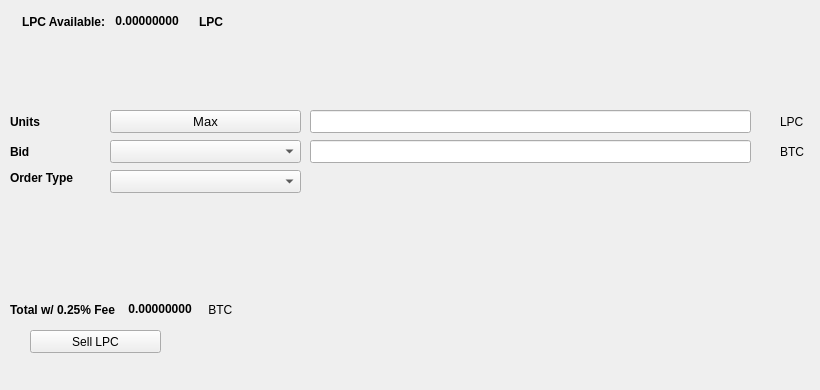
   <widget class="QWidget" name="SellTab">
    <attribute name="title">
     <string>Sell</string>
    </attribute>
    <widget class="QLabel" name="label_16">
     <property name="geometry">
      <rect>
       <x>780</x>
       <y>140</y>
       <width>31</width>
       <height>23</height>
      </rect>
     </property>
     <property name="text">
      <string>BTC</string>
     </property>
    </widget>
    <widget class="QComboBox" name="SellBidcomboBox">
     <property name="geometry">
      <rect>
       <x>110</x>
       <y>140</y>
       <width>191</width>
       <height>23</height>
      </rect>
     </property>
     <property name="font">
      <font>
       <pointsize>10</pointsize>
      </font>
     </property>
    </widget>
    <widget class="QLabel" name="label_18">
     <property name="geometry">
      <rect>
       <x>10</x>
       <y>110</y>
       <width>46</width>
       <height>23</height>
      </rect>
     </property>
     <property name="font">
      <font>
       <weight>75</weight>
       <bold>true</bold>
      </font>
     </property>
     <property name="text">
      <string>Units</string>
     </property>
    </widget>
    <widget class="QPushButton" name="Sell_Max_Amount">
     <property name="geometry">
      <rect>
       <x>110</x>
       <y>110</y>
       <width>191</width>
       <height>23</height>
      </rect>
     </property>
     <property name="font">
      <font>
       <pointsize>10</pointsize>
      </font>
     </property>
     <property name="text">
      <string>Max</string>
     </property>
    </widget>
    <widget class="QLabel" name="label_20">
     <property name="geometry">
      <rect>
       <x>10</x>
       <y>170</y>
       <width>91</width>
       <height>16</height>
      </rect>
     </property>
     <property name="font">
      <font>
       <weight>75</weight>
       <bold>true</bold>
      </font>
     </property>
     <property name="text">
      <string>Order Type</string>
     </property>
    </widget>
    <widget class="QComboBox" name="SellOrdertypeCombo">
     <property name="geometry">
      <rect>
       <x>110</x>
       <y>170</y>
       <width>191</width>
       <height>23</height>
      </rect>
     </property>
     <property name="font">
      <font>
       <pointsize>10</pointsize>
      </font>
     </property>
    </widget>
    <widget class="QLabel" name="label_21">
     <property name="geometry">
      <rect>
       <x>10</x>
       <y>140</y>
       <width>46</width>
       <height>23</height>
      </rect>
     </property>
     <property name="font">
      <font>
       <weight>75</weight>
       <bold>true</bold>
      </font>
     </property>
     <property name="text">
      <string>Bid</string>
     </property>
    </widget>
    <widget class="QLabel" name="label_22">
     <property name="geometry">
      <rect>
       <x>780</x>
       <y>110</y>
       <width>31</width>
       <height>23</height>
      </rect>
     </property>
     <property name="text">
      <string>LPC</string>
     </property>
    </widget>
    <widget class="QLineEdit" name="UnitsInputLPC">
     <property name="geometry">
      <rect>
       <x>310</x>
       <y>110</y>
       <width>441</width>
       <height>23</height>
      </rect>
     </property>
     <property name="font">
      <font>
       <pointsize>9</pointsize>
       <weight>75</weight>
       <bold>true</bold>
      </font>
     </property>
    </widget>
    <widget class="QLineEdit" name="SellBidPriceEdit">
     <property name="geometry">
      <rect>
       <x>310</x>
       <y>140</y>
       <width>441</width>
       <height>23</height>
      </rect>
     </property>
     <property name="font">
      <font>
       <pointsize>9</pointsize>
       <weight>75</weight>
       <bold>true</bold>
      </font>
     </property>
    </widget>
    <widget class="QPushButton" name="SellLPCBTN">
     <property name="geometry">
      <rect>
       <x>30</x>
       <y>330</y>
       <width>131</width>
       <height>23</height>
      </rect>
     </property>
     <property name="text">
      <string>Sell LPC</string>
     </property>
     <property name="icon">
      <iconset resource="../lightpaycoin">
       <normaloff>:/icons/bitcoin</normaloff>:/icons/bitcoin</iconset>
     </property>
    </widget>
    <widget class="QWidget" name="layoutWidget3">
     <property name="geometry">
      <rect>
       <x>22</x>
       <y>12</y>
       <width>258</width>
       <height>19</height>
      </rect>
     </property>
     <layout class="QHBoxLayout" name="horizontalLayout">
      <item>
       <widget class="QLabel" name="label232_2">
        <property name="font">
         <font>
          <weight>75</weight>
          <bold>true</bold>
         </font>
        </property>
        <property name="text">
         <string>LPC Available:</string>
        </property>
       </widget>
      </item>
      <item>
       <widget class="QLabel" name="LPCAvailableLabel">
        <property name="palette">
         <palette>
          <active>
           <colorrole role="WindowText">
            <brush brushstyle="SolidPattern">
             <color alpha="255">
              <red>0</red>
              <green>0</green>
              <blue>0</blue>
             </color>
            </brush>
           </colorrole>
           <colorrole role="Button">
            <brush brushstyle="SolidPattern">
             <color alpha="255">
              <red>0</red>
              <green>170</green>
              <blue>0</blue>
             </color>
            </brush>
           </colorrole>
           <colorrole role="Light">
            <brush brushstyle="SolidPattern">
             <color alpha="255">
              <red>0</red>
              <green>255</green>
              <blue>0</blue>
             </color>
            </brush>
           </colorrole>
           <colorrole role="Midlight">
            <brush brushstyle="SolidPattern">
             <color alpha="255">
              <red>0</red>
              <green>212</green>
              <blue>0</blue>
             </color>
            </brush>
           </colorrole>
           <colorrole role="Dark">
            <brush brushstyle="SolidPattern">
             <color alpha="255">
              <red>0</red>
              <green>85</green>
              <blue>0</blue>
             </color>
            </brush>
           </colorrole>
           <colorrole role="Mid">
            <brush brushstyle="SolidPattern">
             <color alpha="255">
              <red>0</red>
              <green>113</green>
              <blue>0</blue>
             </color>
            </brush>
           </colorrole>
           <colorrole role="Text">
            <brush brushstyle="SolidPattern">
             <color alpha="255">
              <red>0</red>
              <green>170</green>
              <blue>0</blue>
             </color>
            </brush>
           </colorrole>
           <colorrole role="BrightText">
            <brush brushstyle="SolidPattern">
             <color alpha="255">
              <red>255</red>
              <green>255</green>
              <blue>255</blue>
             </color>
            </brush>
           </colorrole>
           <colorrole role="ButtonText">
            <brush brushstyle="SolidPattern">
             <color alpha="255">
              <red>0</red>
              <green>0</green>
              <blue>0</blue>
             </color>
            </brush>
           </colorrole>
           <colorrole role="Base">
            <brush brushstyle="SolidPattern">
             <color alpha="255">
              <red>255</red>
              <green>255</green>
              <blue>255</blue>
             </color>
            </brush>
           </colorrole>
           <colorrole role="Window">
            <brush brushstyle="SolidPattern">
             <color alpha="255">
              <red>0</red>
              <green>170</green>
              <blue>0</blue>
             </color>
            </brush>
           </colorrole>
           <colorrole role="Shadow">
            <brush brushstyle="SolidPattern">
             <color alpha="255">
              <red>0</red>
              <green>0</green>
              <blue>0</blue>
             </color>
            </brush>
           </colorrole>
           <colorrole role="AlternateBase">
            <brush brushstyle="SolidPattern">
             <color alpha="255">
              <red>127</red>
              <green>212</green>
              <blue>127</blue>
             </color>
            </brush>
           </colorrole>
           <colorrole role="ToolTipBase">
            <brush brushstyle="SolidPattern">
             <color alpha="255">
              <red>255</red>
              <green>255</green>
              <blue>220</blue>
             </color>
            </brush>
           </colorrole>
           <colorrole role="ToolTipText">
            <brush brushstyle="SolidPattern">
             <color alpha="255">
              <red>0</red>
              <green>0</green>
              <blue>0</blue>
             </color>
            </brush>
           </colorrole>
          </active>
          <inactive>
           <colorrole role="WindowText">
            <brush brushstyle="SolidPattern">
             <color alpha="255">
              <red>0</red>
              <green>0</green>
              <blue>0</blue>
             </color>
            </brush>
           </colorrole>
           <colorrole role="Button">
            <brush brushstyle="SolidPattern">
             <color alpha="255">
              <red>0</red>
              <green>170</green>
              <blue>0</blue>
             </color>
            </brush>
           </colorrole>
           <colorrole role="Light">
            <brush brushstyle="SolidPattern">
             <color alpha="255">
              <red>0</red>
              <green>255</green>
              <blue>0</blue>
             </color>
            </brush>
           </colorrole>
           <colorrole role="Midlight">
            <brush brushstyle="SolidPattern">
             <color alpha="255">
              <red>0</red>
              <green>212</green>
              <blue>0</blue>
             </color>
            </brush>
           </colorrole>
           <colorrole role="Dark">
            <brush brushstyle="SolidPattern">
             <color alpha="255">
              <red>0</red>
              <green>85</green>
              <blue>0</blue>
             </color>
            </brush>
           </colorrole>
           <colorrole role="Mid">
            <brush brushstyle="SolidPattern">
             <color alpha="255">
              <red>0</red>
              <green>113</green>
              <blue>0</blue>
             </color>
            </brush>
           </colorrole>
           <colorrole role="Text">
            <brush brushstyle="SolidPattern">
             <color alpha="255">
              <red>0</red>
              <green>170</green>
              <blue>0</blue>
             </color>
            </brush>
           </colorrole>
           <colorrole role="BrightText">
            <brush brushstyle="SolidPattern">
             <color alpha="255">
              <red>255</red>
              <green>255</green>
              <blue>255</blue>
             </color>
            </brush>
           </colorrole>
           <colorrole role="ButtonText">
            <brush brushstyle="SolidPattern">
             <color alpha="255">
              <red>0</red>
              <green>0</green>
              <blue>0</blue>
             </color>
            </brush>
           </colorrole>
           <colorrole role="Base">
            <brush brushstyle="SolidPattern">
             <color alpha="255">
              <red>255</red>
              <green>255</green>
              <blue>255</blue>
             </color>
            </brush>
           </colorrole>
           <colorrole role="Window">
            <brush brushstyle="SolidPattern">
             <color alpha="255">
              <red>0</red>
              <green>170</green>
              <blue>0</blue>
             </color>
            </brush>
           </colorrole>
           <colorrole role="Shadow">
            <brush brushstyle="SolidPattern">
             <color alpha="255">
              <red>0</red>
              <green>0</green>
              <blue>0</blue>
             </color>
            </brush>
           </colorrole>
           <colorrole role="AlternateBase">
            <brush brushstyle="SolidPattern">
             <color alpha="255">
              <red>127</red>
              <green>212</green>
              <blue>127</blue>
             </color>
            </brush>
           </colorrole>
           <colorrole role="ToolTipBase">
            <brush brushstyle="SolidPattern">
             <color alpha="255">
              <red>255</red>
              <green>255</green>
              <blue>220</blue>
             </color>
            </brush>
           </colorrole>
           <colorrole role="ToolTipText">
            <brush brushstyle="SolidPattern">
             <color alpha="255">
              <red>0</red>
              <green>0</green>
              <blue>0</blue>
             </color>
            </brush>
           </colorrole>
          </inactive>
          <disabled>
           <colorrole role="WindowText">
            <brush brushstyle="SolidPattern">
             <color alpha="255">
              <red>0</red>
              <green>85</green>
              <blue>0</blue>
             </color>
            </brush>
           </colorrole>
           <colorrole role="Button">
            <brush brushstyle="SolidPattern">
             <color alpha="255">
              <red>0</red>
              <green>170</green>
              <blue>0</blue>
             </color>
            </brush>
           </colorrole>
           <colorrole role="Light">
            <brush brushstyle="SolidPattern">
             <color alpha="255">
              <red>0</red>
              <green>255</green>
              <blue>0</blue>
             </color>
            </brush>
           </colorrole>
           <colorrole role="Midlight">
            <brush brushstyle="SolidPattern">
             <color alpha="255">
              <red>0</red>
              <green>212</green>
              <blue>0</blue>
             </color>
            </brush>
           </colorrole>
           <colorrole role="Dark">
            <brush brushstyle="SolidPattern">
             <color alpha="255">
              <red>0</red>
              <green>85</green>
              <blue>0</blue>
             </color>
            </brush>
           </colorrole>
           <colorrole role="Mid">
            <brush brushstyle="SolidPattern">
             <color alpha="255">
              <red>0</red>
              <green>113</green>
              <blue>0</blue>
             </color>
            </brush>
           </colorrole>
           <colorrole role="Text">
            <brush brushstyle="SolidPattern">
             <color alpha="255">
              <red>0</red>
              <green>85</green>
              <blue>0</blue>
             </color>
            </brush>
           </colorrole>
           <colorrole role="BrightText">
            <brush brushstyle="SolidPattern">
             <color alpha="255">
              <red>255</red>
              <green>255</green>
              <blue>255</blue>
             </color>
            </brush>
           </colorrole>
           <colorrole role="ButtonText">
            <brush brushstyle="SolidPattern">
             <color alpha="255">
              <red>0</red>
              <green>85</green>
              <blue>0</blue>
             </color>
            </brush>
           </colorrole>
           <colorrole role="Base">
            <brush brushstyle="SolidPattern">
             <color alpha="255">
              <red>0</red>
              <green>170</green>
              <blue>0</blue>
             </color>
            </brush>
           </colorrole>
           <colorrole role="Window">
            <brush brushstyle="SolidPattern">
             <color alpha="255">
              <red>0</red>
              <green>170</green>
              <blue>0</blue>
             </color>
            </brush>
           </colorrole>
           <colorrole role="Shadow">
            <brush brushstyle="SolidPattern">
             <color alpha="255">
              <red>0</red>
              <green>0</green>
              <blue>0</blue>
             </color>
            </brush>
           </colorrole>
           <colorrole role="AlternateBase">
            <brush brushstyle="SolidPattern">
             <color alpha="255">
              <red>0</red>
              <green>170</green>
              <blue>0</blue>
             </color>
            </brush>
           </colorrole>
           <colorrole role="ToolTipBase">
            <brush brushstyle="SolidPattern">
             <color alpha="255">
              <red>255</red>
              <green>255</green>
              <blue>220</blue>
             </color>
            </brush>
           </colorrole>
           <colorrole role="ToolTipText">
            <brush brushstyle="SolidPattern">
             <color alpha="255">
              <red>0</red>
              <green>0</green>
              <blue>0</blue>
             </color>
            </brush>
           </colorrole>
          </disabled>
         </palette>
        </property>
        <property name="font">
         <font>
          <weight>75</weight>
          <bold>true</bold>
         </font>
        </property>
        <property name="text">
         <string> 0.00000000 </string>
        </property>
        <property name="textInteractionFlags">
         <set>Qt::LinksAccessibleByMouse|Qt::TextSelectableByKeyboard|Qt::TextSelectableByMouse</set>
        </property>
       </widget>
      </item>
      <item>
       <widget class="QLabel" name="labelLPC">
        <property name="font">
         <font>
          <weight>75</weight>
          <bold>true</bold>
         </font>
        </property>
        <property name="text">
         <string>LPC</string>
        </property>
       </widget>
      </item>
     </layout>
    </widget>
    <widget class="QWidget" name="layoutWidget">
     <property name="geometry">
      <rect>
       <x>10</x>
       <y>300</y>
       <width>268</width>
       <height>19</height>
      </rect>
     </property>
     <layout class="QHBoxLayout" name="horizontalLayout_2">
      <item>
       <widget class="QLabel" name="label_19">
        <property name="font">
         <font>
          <weight>75</weight>
          <bold>true</bold>
         </font>
        </property>
        <property name="text">
         <string>Total w/ 0.25% Fee </string>
        </property>
       </widget>
      </item>
      <item>
       <widget class="QLabel" name="SellCostLabel">
        <property name="palette">
         <palette>
          <active>
           <colorrole role="WindowText">
            <brush brushstyle="SolidPattern">
             <color alpha="255">
              <red>0</red>
              <green>0</green>
              <blue>0</blue>
             </color>
            </brush>
           </colorrole>
           <colorrole role="Button">
            <brush brushstyle="SolidPattern">
             <color alpha="255">
              <red>0</red>
              <green>170</green>
              <blue>0</blue>
             </color>
            </brush>
           </colorrole>
           <colorrole role="Light">
            <brush brushstyle="SolidPattern">
             <color alpha="255">
              <red>0</red>
              <green>255</green>
              <blue>0</blue>
             </color>
            </brush>
           </colorrole>
           <colorrole role="Midlight">
            <brush brushstyle="SolidPattern">
             <color alpha="255">
              <red>0</red>
              <green>212</green>
              <blue>0</blue>
             </color>
            </brush>
           </colorrole>
           <colorrole role="Dark">
            <brush brushstyle="SolidPattern">
             <color alpha="255">
              <red>0</red>
              <green>85</green>
              <blue>0</blue>
             </color>
            </brush>
           </colorrole>
           <colorrole role="Mid">
            <brush brushstyle="SolidPattern">
             <color alpha="255">
              <red>0</red>
              <green>113</green>
              <blue>0</blue>
             </color>
            </brush>
           </colorrole>
           <colorrole role="Text">
            <brush brushstyle="SolidPattern">
             <color alpha="255">
              <red>0</red>
              <green>170</green>
              <blue>0</blue>
             </color>
            </brush>
           </colorrole>
           <colorrole role="BrightText">
            <brush brushstyle="SolidPattern">
             <color alpha="255">
              <red>255</red>
              <green>255</green>
              <blue>255</blue>
             </color>
            </brush>
           </colorrole>
           <colorrole role="ButtonText">
            <brush brushstyle="SolidPattern">
             <color alpha="255">
              <red>0</red>
              <green>0</green>
              <blue>0</blue>
             </color>
            </brush>
           </colorrole>
           <colorrole role="Base">
            <brush brushstyle="SolidPattern">
             <color alpha="255">
              <red>255</red>
              <green>255</green>
              <blue>255</blue>
             </color>
            </brush>
           </colorrole>
           <colorrole role="Window">
            <brush brushstyle="SolidPattern">
             <color alpha="255">
              <red>0</red>
              <green>170</green>
              <blue>0</blue>
             </color>
            </brush>
           </colorrole>
           <colorrole role="Shadow">
            <brush brushstyle="SolidPattern">
             <color alpha="255">
              <red>0</red>
              <green>0</green>
              <blue>0</blue>
             </color>
            </brush>
           </colorrole>
           <colorrole role="AlternateBase">
            <brush brushstyle="SolidPattern">
             <color alpha="255">
              <red>127</red>
              <green>212</green>
              <blue>127</blue>
             </color>
            </brush>
           </colorrole>
           <colorrole role="ToolTipBase">
            <brush brushstyle="SolidPattern">
             <color alpha="255">
              <red>255</red>
              <green>255</green>
              <blue>220</blue>
             </color>
            </brush>
           </colorrole>
           <colorrole role="ToolTipText">
            <brush brushstyle="SolidPattern">
             <color alpha="255">
              <red>0</red>
              <green>0</green>
              <blue>0</blue>
             </color>
            </brush>
           </colorrole>
          </active>
          <inactive>
           <colorrole role="WindowText">
            <brush brushstyle="SolidPattern">
             <color alpha="255">
              <red>0</red>
              <green>0</green>
              <blue>0</blue>
             </color>
            </brush>
           </colorrole>
           <colorrole role="Button">
            <brush brushstyle="SolidPattern">
             <color alpha="255">
              <red>0</red>
              <green>170</green>
              <blue>0</blue>
             </color>
            </brush>
           </colorrole>
           <colorrole role="Light">
            <brush brushstyle="SolidPattern">
             <color alpha="255">
              <red>0</red>
              <green>255</green>
              <blue>0</blue>
             </color>
            </brush>
           </colorrole>
           <colorrole role="Midlight">
            <brush brushstyle="SolidPattern">
             <color alpha="255">
              <red>0</red>
              <green>212</green>
              <blue>0</blue>
             </color>
            </brush>
           </colorrole>
           <colorrole role="Dark">
            <brush brushstyle="SolidPattern">
             <color alpha="255">
              <red>0</red>
              <green>85</green>
              <blue>0</blue>
             </color>
            </brush>
           </colorrole>
           <colorrole role="Mid">
            <brush brushstyle="SolidPattern">
             <color alpha="255">
              <red>0</red>
              <green>113</green>
              <blue>0</blue>
             </color>
            </brush>
           </colorrole>
           <colorrole role="Text">
            <brush brushstyle="SolidPattern">
             <color alpha="255">
              <red>0</red>
              <green>170</green>
              <blue>0</blue>
             </color>
            </brush>
           </colorrole>
           <colorrole role="BrightText">
            <brush brushstyle="SolidPattern">
             <color alpha="255">
              <red>255</red>
              <green>255</green>
              <blue>255</blue>
             </color>
            </brush>
           </colorrole>
           <colorrole role="ButtonText">
            <brush brushstyle="SolidPattern">
             <color alpha="255">
              <red>0</red>
              <green>0</green>
              <blue>0</blue>
             </color>
            </brush>
           </colorrole>
           <colorrole role="Base">
            <brush brushstyle="SolidPattern">
             <color alpha="255">
              <red>255</red>
              <green>255</green>
              <blue>255</blue>
             </color>
            </brush>
           </colorrole>
           <colorrole role="Window">
            <brush brushstyle="SolidPattern">
             <color alpha="255">
              <red>0</red>
              <green>170</green>
              <blue>0</blue>
             </color>
            </brush>
           </colorrole>
           <colorrole role="Shadow">
            <brush brushstyle="SolidPattern">
             <color alpha="255">
              <red>0</red>
              <green>0</green>
              <blue>0</blue>
             </color>
            </brush>
           </colorrole>
           <colorrole role="AlternateBase">
            <brush brushstyle="SolidPattern">
             <color alpha="255">
              <red>127</red>
              <green>212</green>
              <blue>127</blue>
             </color>
            </brush>
           </colorrole>
           <colorrole role="ToolTipBase">
            <brush brushstyle="SolidPattern">
             <color alpha="255">
              <red>255</red>
              <green>255</green>
              <blue>220</blue>
             </color>
            </brush>
           </colorrole>
           <colorrole role="ToolTipText">
            <brush brushstyle="SolidPattern">
             <color alpha="255">
              <red>0</red>
              <green>0</green>
              <blue>0</blue>
             </color>
            </brush>
           </colorrole>
          </inactive>
          <disabled>
           <colorrole role="WindowText">
            <brush brushstyle="SolidPattern">
             <color alpha="255">
              <red>0</red>
              <green>85</green>
              <blue>0</blue>
             </color>
            </brush>
           </colorrole>
           <colorrole role="Button">
            <brush brushstyle="SolidPattern">
             <color alpha="255">
              <red>0</red>
              <green>170</green>
              <blue>0</blue>
             </color>
            </brush>
           </colorrole>
           <colorrole role="Light">
            <brush brushstyle="SolidPattern">
             <color alpha="255">
              <red>0</red>
              <green>255</green>
              <blue>0</blue>
             </color>
            </brush>
           </colorrole>
           <colorrole role="Midlight">
            <brush brushstyle="SolidPattern">
             <color alpha="255">
              <red>0</red>
              <green>212</green>
              <blue>0</blue>
             </color>
            </brush>
           </colorrole>
           <colorrole role="Dark">
            <brush brushstyle="SolidPattern">
             <color alpha="255">
              <red>0</red>
              <green>85</green>
              <blue>0</blue>
             </color>
            </brush>
           </colorrole>
           <colorrole role="Mid">
            <brush brushstyle="SolidPattern">
             <color alpha="255">
              <red>0</red>
              <green>113</green>
              <blue>0</blue>
             </color>
            </brush>
           </colorrole>
           <colorrole role="Text">
            <brush brushstyle="SolidPattern">
             <color alpha="255">
              <red>0</red>
              <green>85</green>
              <blue>0</blue>
             </color>
            </brush>
           </colorrole>
           <colorrole role="BrightText">
            <brush brushstyle="SolidPattern">
             <color alpha="255">
              <red>255</red>
              <green>255</green>
              <blue>255</blue>
             </color>
            </brush>
           </colorrole>
           <colorrole role="ButtonText">
            <brush brushstyle="SolidPattern">
             <color alpha="255">
              <red>0</red>
              <green>85</green>
              <blue>0</blue>
             </color>
            </brush>
           </colorrole>
           <colorrole role="Base">
            <brush brushstyle="SolidPattern">
             <color alpha="255">
              <red>0</red>
              <green>170</green>
              <blue>0</blue>
             </color>
            </brush>
           </colorrole>
           <colorrole role="Window">
            <brush brushstyle="SolidPattern">
             <color alpha="255">
              <red>0</red>
              <green>170</green>
              <blue>0</blue>
             </color>
            </brush>
           </colorrole>
           <colorrole role="Shadow">
            <brush brushstyle="SolidPattern">
             <color alpha="255">
              <red>0</red>
              <green>0</green>
              <blue>0</blue>
             </color>
            </brush>
           </colorrole>
           <colorrole role="AlternateBase">
            <brush brushstyle="SolidPattern">
             <color alpha="255">
              <red>0</red>
              <green>170</green>
              <blue>0</blue>
             </color>
            </brush>
           </colorrole>
           <colorrole role="ToolTipBase">
            <brush brushstyle="SolidPattern">
             <color alpha="255">
              <red>255</red>
              <green>255</green>
              <blue>220</blue>
             </color>
            </brush>
           </colorrole>
           <colorrole role="ToolTipText">
            <brush brushstyle="SolidPattern">
             <color alpha="255">
              <red>0</red>
              <green>0</green>
              <blue>0</blue>
             </color>
            </brush>
           </colorrole>
          </disabled>
         </palette>
        </property>
        <property name="font">
         <font>
          <weight>75</weight>
          <bold>true</bold>
         </font>
        </property>
        <property name="autoFillBackground">
         <bool>false</bool>
        </property>
        <property name="text">
         <string> 0.00000000</string>
        </property>
        <property name="textInteractionFlags">
         <set>Qt::LinksAccessibleByMouse|Qt::TextSelectableByMouse</set>
        </property>
       </widget>
      </item>
      <item>
       <widget class="QLabel" name="label_17">
        <property name="font">
         <font>
          <weight>50</weight>
          <bold>false</bold>
         </font>
        </property>
        <property name="text">
         <string> BTC</string>
        </property>
       </widget>
      </item>
     </layout>
    </widget>
    <widget class="QLabel" name="label_23">
     <property name="geometry">
      <rect>
       <x>460</x>
       <y>300</y>
       <width>281</width>
       <height>81</height>
      </rect>
     </property>
     <property name="text">
      <string/>
     </property>
     <property name="pixmap">
      <pixmap>:/images/bittrex</pixmap>
     </property>
    </widget>
   </widget>
